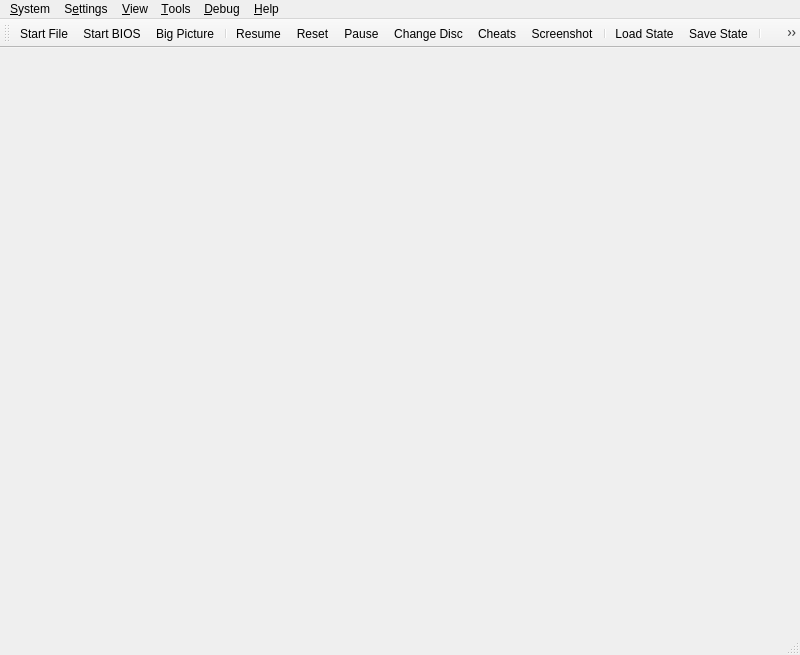
<?xml version="1.0" encoding="UTF-8"?>
<ui version="4.0">
 <class>MainWindow</class>
 <widget class="QMainWindow" name="MainWindow">
  <property name="geometry">
   <rect>
    <x>0</x>
    <y>0</y>
    <width>800</width>
    <height>655</height>
   </rect>
  </property>
  <property name="acceptDrops">
   <bool>true</bool>
  </property>
  <property name="windowTitle">
   <string>LibreStation</string>
  </property>
  <property name="windowIcon">
   <iconset resource="resources/librestation-qt.qrc">
    <normaloff>:/icons/duck.png</normaloff>:/icons/duck.png</iconset>
  </property>
  <property name="unifiedTitleAndToolBarOnMac">
   <bool>true</bool>
  </property>
  <widget class="QStackedWidget" name="mainContainer"/>
  <widget class="QMenuBar" name="menuBar">
   <property name="geometry">
    <rect>
     <x>0</x>
     <y>0</y>
     <width>800</width>
     <height>33</height>
    </rect>
   </property>
   <widget class="QMenu" name="menuSystem">
    <property name="title">
     <string>&amp;System</string>
    </property>
    <widget class="QMenu" name="menuChangeDisc">
     <property name="title">
      <string>Change Disc</string>
     </property>
     <property name="icon">
      <iconset theme="disc-line"/>
     </property>
     <actiongroup name="actionGroupChangeDiscSubImages"/>
     <addaction name="actionChangeDiscFromFile"/>
     <addaction name="actionChangeDiscFromDevice"/>
     <addaction name="actionChangeDiscFromGameList"/>
     <addaction name="actionRemoveDisc"/>
     <addaction name="separator"/>
    </widget>
    <widget class="QMenu" name="menuCheats">
     <property name="title">
      <string>Cheats</string>
     </property>
     <property name="icon">
      <iconset theme="cheats-line"/>
     </property>
    </widget>
    <widget class="QMenu" name="menuLoadState">
     <property name="title">
      <string>Load State</string>
     </property>
     <property name="icon">
      <iconset theme="folder-open-line"/>
     </property>
    </widget>
    <widget class="QMenu" name="menuSaveState">
     <property name="title">
      <string>Save State</string>
     </property>
     <property name="icon">
      <iconset theme="save-3-line"/>
     </property>
    </widget>
    <addaction name="actionStartFile"/>
    <addaction name="actionStartDisc"/>
    <addaction name="actionStartBios"/>
    <addaction name="actionStartFullscreenUI"/>
    <addaction name="actionResumeLastState"/>
    <addaction name="separator"/>
    <addaction name="actionPowerOff"/>
    <addaction name="actionPowerOffWithoutSaving"/>
    <addaction name="actionReset"/>
    <addaction name="actionPause"/>
    <addaction name="menuChangeDisc"/>
    <addaction name="separator"/>
    <addaction name="actionCheats"/>
    <addaction name="menuCheats"/>
    <addaction name="actionScreenshot"/>
    <addaction name="separator"/>
    <addaction name="menuLoadState"/>
    <addaction name="menuSaveState"/>
    <addaction name="separator"/>
    <addaction name="actionExit"/>
   </widget>
   <widget class="QMenu" name="menuSettings">
    <property name="title">
     <string>S&amp;ettings</string>
    </property>
    <addaction name="actionViewGameProperties"/>
    <addaction name="separator"/>
    <addaction name="actionInterfaceSettings"/>
    <addaction name="actionGameListSettings"/>
    <addaction name="actionBIOSSettings"/>
    <addaction name="actionConsoleSettings"/>
    <addaction name="actionEmulationSettings"/>
    <addaction name="actionMemoryCardSettings"/>
    <addaction name="actionGraphicsSettings"/>
    <addaction name="actionPostProcessingSettings"/>
    <addaction name="actionAudioSettings"/>
    <addaction name="actionAchievementSettings"/>
    <addaction name="actionFolderSettings"/>
    <addaction name="actionAdvancedSettings"/>
    <addaction name="separator"/>
    <addaction name="actionControllerSettings"/>
    <addaction name="actionHotkeySettings"/>
    <addaction name="separator"/>
    <addaction name="actionAddGameDirectory"/>
    <addaction name="actionScanForNewGames"/>
    <addaction name="actionRescanAllGames"/>
   </widget>
   <widget class="QMenu" name="menuHelp">
    <property name="title">
     <string>&amp;Help</string>
    </property>
    <addaction name="actionViewThirdPartyNotices"/>
    <addaction name="actionAboutQt"/>
    <addaction name="actionAbout"/>
   </widget>
   <widget class="QMenu" name="menuDebug">
    <property name="title">
     <string>&amp;Debug</string>
    </property>
    <widget class="QMenu" name="menuRenderer">
     <property name="title">
      <string>Switch GPU Renderer</string>
     </property>
    </widget>
    <widget class="QMenu" name="menuCPUExecutionMode">
     <property name="title">
      <string>Switch CPU Emulation Mode</string>
     </property>
    </widget>
    <widget class="QMenu" name="menuCropMode">
     <property name="title">
      <string>Switch Crop Mode</string>
     </property>
    </widget>
    <addaction name="menuCPUExecutionMode"/>
    <addaction name="menuRenderer"/>
    <addaction name="menuCropMode"/>
    <addaction name="actionDisableAllEnhancements"/>
    <addaction name="separator"/>
    <addaction name="actionCPUDebugger"/>
    <addaction name="actionEnableGDBServer"/>
    <addaction name="separator"/>
    <addaction name="actionDumpRAM"/>
    <addaction name="actionDumpVRAM"/>
    <addaction name="actionDumpSPURAM"/>
    <addaction name="separator"/>
    <addaction name="actionDebugDumpCPUtoVRAMCopies"/>
    <addaction name="actionDebugDumpVRAMtoCPUCopies"/>
    <addaction name="separator"/>
    <addaction name="actionDebugShowVRAM"/>
    <addaction name="actionDebugShowGPUState"/>
    <addaction name="actionDebugShowCDROMState"/>
    <addaction name="actionDebugShowSPUState"/>
    <addaction name="actionDebugShowTimersState"/>
    <addaction name="actionDebugShowMDECState"/>
    <addaction name="actionDebugShowDMAState"/>
   </widget>
   <widget class="QMenu" name="menu_View">
    <property name="title">
     <string>&amp;View</string>
    </property>
    <widget class="QMenu" name="menuWindowSize">
     <property name="title">
      <string>&amp;Window Size</string>
     </property>
    </widget>
    <addaction name="actionViewToolbar"/>
    <addaction name="actionViewLockToolbar"/>
    <addaction name="actionViewStatusBar"/>
    <addaction name="separator"/>
    <addaction name="actionViewGameList"/>
    <addaction name="actionViewGameGrid"/>
    <addaction name="actionViewSystemDisplay"/>
    <addaction name="separator"/>
    <addaction name="actionFullscreen"/>
    <addaction name="menuWindowSize"/>
    <addaction name="separator"/>
    <addaction name="actionMergeDiscSets"/>
    <addaction name="actionShowGameIcons"/>
    <addaction name="actionGridViewShowTitles"/>
    <addaction name="actionGridViewZoomIn"/>
    <addaction name="actionGridViewZoomOut"/>
    <addaction name="actionGridViewRefreshCovers"/>
   </widget>
   <widget class="QMenu" name="menu_Tools">
    <property name="title">
     <string>&amp;Tools</string>
    </property>
    <addaction name="actionMemoryCardEditor"/>
    <addaction name="actionCoverDownloader"/>
    <addaction name="separator"/>
    <addaction name="actionMemoryScanner"/>
    <addaction name="separator"/>
    <addaction name="actionMediaCapture"/>
    <addaction name="separator"/>
    <addaction name="actionOpenDataDirectory"/>
   </widget>
   <addaction name="menuSystem"/>
   <addaction name="menuSettings"/>
   <addaction name="menu_View"/>
   <addaction name="menu_Tools"/>
   <addaction name="menuDebug"/>
   <addaction name="menuHelp"/>
  </widget>
  <widget class="QToolBar" name="toolBar">
   <property name="windowTitle">
    <string>toolBar</string>
   </property>
   <property name="iconSize">
    <size>
     <width>32</width>
     <height>32</height>
    </size>
   </property>
   <property name="toolButtonStyle">
    <enum>Qt::ToolButtonStyle::ToolButtonTextUnderIcon</enum>
   </property>
   <attribute name="toolBarArea">
    <enum>TopToolBarArea</enum>
   </attribute>
   <attribute name="toolBarBreak">
    <bool>false</bool>
   </attribute>
   <addaction name="actionStartFile"/>
   <addaction name="actionStartBios"/>
   <addaction name="actionStartFullscreenUI2"/>
   <addaction name="separator"/>
   <addaction name="actionResumeLastState"/>
   <addaction name="actionReset"/>
   <addaction name="actionPause"/>
   <addaction name="actionChangeDisc"/>
   <addaction name="actionCheatsToolbar"/>
   <addaction name="actionScreenshot"/>
   <addaction name="separator"/>
   <addaction name="actionLoadState"/>
   <addaction name="actionSaveState"/>
   <addaction name="separator"/>
   <addaction name="actionFullscreen"/>
   <addaction name="actionSettings2"/>
   <addaction name="actionControllerSettings"/>
  </widget>
  <widget class="QStatusBar" name="statusBar"/>
  <action name="actionStartFile">
   <property name="icon">
    <iconset theme="file-line"/>
   </property>
   <property name="text">
    <string>Start &amp;File...</string>
   </property>
  </action>
  <action name="actionStartDisc">
   <property name="icon">
    <iconset theme="disc-line"/>
   </property>
   <property name="text">
    <string>Start &amp;Disc...</string>
   </property>
  </action>
  <action name="actionStartBios">
   <property name="icon">
    <iconset theme="chip-line"/>
   </property>
   <property name="text">
    <string>Start &amp;BIOS</string>
   </property>
  </action>
  <action name="actionScanForNewGames">
   <property name="icon">
    <iconset theme="file-search-line"/>
   </property>
   <property name="text">
    <string>&amp;Scan For New Games</string>
   </property>
  </action>
  <action name="actionRescanAllGames">
   <property name="icon">
    <iconset theme="refresh-line"/>
   </property>
   <property name="text">
    <string>&amp;Rescan All Games</string>
   </property>
  </action>
  <action name="actionPowerOff">
   <property name="icon">
    <iconset theme="shut-down-line"/>
   </property>
   <property name="text">
    <string>Power &amp;Off</string>
   </property>
  </action>
  <action name="actionReset">
   <property name="icon">
    <iconset theme="restart-line"/>
   </property>
   <property name="text">
    <string>&amp;Reset</string>
   </property>
  </action>
  <action name="actionPause">
   <property name="checkable">
    <bool>true</bool>
   </property>
   <property name="icon">
    <iconset theme="pause-line"/>
   </property>
   <property name="text">
    <string>&amp;Pause</string>
   </property>
  </action>
  <action name="actionLoadState">
   <property name="icon">
    <iconset theme="folder-open-line"/>
   </property>
   <property name="text">
    <string>&amp;Load State</string>
   </property>
  </action>
  <action name="actionSaveState">
   <property name="icon">
    <iconset theme="save-3-line"/>
   </property>
   <property name="text">
    <string>&amp;Save State</string>
   </property>
  </action>
  <action name="actionExit">
   <property name="icon">
    <iconset theme="door-open-line"/>
   </property>
   <property name="text">
    <string>E&amp;xit</string>
   </property>
  </action>
  <action name="actionBIOSSettings">
   <property name="icon">
    <iconset theme="chip-line"/>
   </property>
   <property name="text">
    <string>B&amp;IOS</string>
   </property>
  </action>
  <action name="actionConsoleSettings">
   <property name="icon">
    <iconset theme="chip-2-line"/>
   </property>
   <property name="text">
    <string>C&amp;onsole</string>
   </property>
  </action>
  <action name="actionEmulationSettings">
   <property name="icon">
    <iconset theme="emulation-line"/>
   </property>
   <property name="text">
    <string>E&amp;mulation</string>
   </property>
  </action>
  <action name="actionControllerSettings">
   <property name="icon">
    <iconset theme="controller-digital-line"/>
   </property>
   <property name="text">
    <string>&amp;Controllers</string>
   </property>
  </action>
  <action name="actionHotkeySettings">
   <property name="icon">
    <iconset theme="keyboard-line"/>
   </property>
   <property name="text">
    <string>&amp;Hotkeys</string>
   </property>
  </action>
  <action name="actionGraphicsSettings">
   <property name="icon">
    <iconset theme="image-fill"/>
   </property>
   <property name="text">
    <string>&amp;Graphics</string>
   </property>
  </action>
  <action name="actionPostProcessingSettings">
   <property name="icon">
    <iconset theme="sun-fill"/>
   </property>
   <property name="text">
    <string>&amp;Post-Processing</string>
   </property>
  </action>
  <action name="actionFullscreen">
   <property name="icon">
    <iconset theme="fullscreen-line"/>
   </property>
   <property name="text">
    <string>Fullscreen</string>
   </property>
  </action>
  <action name="actionResolution_Scale">
   <property name="text">
    <string>Resolution Scale</string>
   </property>
  </action>
  <action name="actionViewThirdPartyNotices">
   <property name="text">
    <string>View Third-Party Notices...</string>
   </property>
  </action>
  <action name="actionAboutQt">
   <property name="icon">
    <iconset resource="resources/librestation-qt.qrc">
     <normaloff>:/icons/QT.png</normaloff>:/icons/QT.png</iconset>
   </property>
   <property name="text">
    <string>About &amp;Qt...</string>
   </property>
  </action>
  <action name="actionAbout">
   <property name="icon">
    <iconset resource="resources/librestation-qt.qrc">
     <normaloff>:/icons/duck_64.png</normaloff>:/icons/duck_64.png</iconset>
   </property>
   <property name="text">
    <string>&amp;About LibreStation...</string>
   </property>
  </action>
  <action name="actionChangeDisc">
   <property name="icon">
    <iconset theme="disc-line"/>
   </property>
   <property name="text">
    <string>Change Disc...</string>
   </property>
  </action>
  <action name="actionCheats">
   <property name="icon">
    <iconset theme="cheats-line"/>
   </property>
   <property name="text">
    <string>Cheats...</string>
   </property>
  </action>
  <action name="actionCheatsToolbar">
   <property name="icon">
    <iconset theme="cheats-line"/>
   </property>
   <property name="text">
    <string>Cheats</string>
   </property>
  </action>
  <action name="actionAudioSettings">
   <property name="icon">
    <iconset theme="volume-up-line"/>
   </property>
   <property name="text">
    <string>Audio</string>
   </property>
  </action>
  <action name="actionAchievementSettings">
   <property name="icon">
    <iconset theme="trophy-line"/>
   </property>
   <property name="text">
    <string>Achievements</string>
   </property>
  </action>
  <action name="actionFolderSettings">
   <property name="icon">
    <iconset theme="folder-open-line"/>
   </property>
   <property name="text">
    <string>Folders</string>
   </property>
  </action>
  <action name="actionGameListSettings">
   <property name="icon">
    <iconset theme="folder-open-line"/>
   </property>
   <property name="text">
    <string>Game List</string>
   </property>
  </action>
  <action name="actionInterfaceSettings">
   <property name="icon">
    <iconset theme="settings-3-line"/>
   </property>
   <property name="text">
    <string>&amp;Interface</string>
   </property>
  </action>
  <action name="actionAdvancedSettings">
   <property name="icon">
    <iconset theme="alert-line"/>
   </property>
   <property name="text">
    <string>Advanced</string>
   </property>
  </action>
  <action name="actionAddGameDirectory">
   <property name="icon">
    <iconset theme="folder-add-line"/>
   </property>
   <property name="text">
    <string>Add Game Directory...</string>
   </property>
  </action>
  <action name="actionSettings">
   <property name="icon">
    <iconset theme="settings-3-line"/>
   </property>
   <property name="text">
    <string>&amp;Settings</string>
   </property>
   <property name="menuRole">
    <enum>QAction::MenuRole::PreferencesRole</enum>
   </property>
  </action>
  <action name="actionSettings2">
   <property name="icon">
    <iconset theme="settings-3-line"/>
   </property>
   <property name="text">
    <string>&amp;Settings</string>
   </property>
   <property name="menuRole">
    <enum>QAction::MenuRole::PreferencesRole</enum>
   </property>
  </action>
  <action name="actionChangeDiscFromFile">
   <property name="text">
    <string>From File...</string>
   </property>
  </action>
  <action name="actionChangeDiscFromDevice">
   <property name="text">
    <string>From Device...</string>
   </property>
  </action>
  <action name="actionChangeDiscFromGameList">
   <property name="text">
    <string>From Game List...</string>
   </property>
  </action>
  <action name="actionRemoveDisc">
   <property name="text">
    <string>Remove Disc</string>
   </property>
  </action>
  <action name="actionResume_State">
   <property name="text">
    <string>Resume State</string>
   </property>
  </action>
  <action name="actionGlobal_State">
   <property name="text">
    <string>Global State</string>
   </property>
  </action>
  <action name="actionDebugShowVRAM">
   <property name="checkable">
    <bool>true</bool>
   </property>
   <property name="text">
    <string>Show VRAM</string>
   </property>
  </action>
  <action name="actionDebugDumpCPUtoVRAMCopies">
   <property name="checkable">
    <bool>true</bool>
   </property>
   <property name="text">
    <string>Dump CPU to VRAM Copies</string>
   </property>
  </action>
  <action name="actionDebugDumpVRAMtoCPUCopies">
   <property name="checkable">
    <bool>true</bool>
   </property>
   <property name="text">
    <string>Dump VRAM to CPU Copies</string>
   </property>
  </action>
  <action name="actionDisableAllEnhancements">
   <property name="checkable">
    <bool>true</bool>
   </property>
   <property name="text">
    <string>Disable All Enhancements</string>
   </property>
  </action>
  <action name="actionDumpRAM">
   <property name="text">
    <string>Dump RAM...</string>
   </property>
  </action>
  <action name="actionDumpVRAM">
   <property name="text">
    <string>Dump VRAM...</string>
   </property>
  </action>
  <action name="actionDumpSPURAM">
   <property name="text">
    <string>Dump SPU RAM...</string>
   </property>
  </action>
  <action name="actionDebugShowGPUState">
   <property name="checkable">
    <bool>true</bool>
   </property>
   <property name="text">
    <string>Show GPU State</string>
   </property>
  </action>
  <action name="actionDebugShowCDROMState">
   <property name="checkable">
    <bool>true</bool>
   </property>
   <property name="text">
    <string>Show CD-ROM State</string>
   </property>
  </action>
  <action name="actionDebugShowSPUState">
   <property name="checkable">
    <bool>true</bool>
   </property>
   <property name="text">
    <string>Show SPU State</string>
   </property>
  </action>
  <action name="actionDebugShowTimersState">
   <property name="checkable">
    <bool>true</bool>
   </property>
   <property name="text">
    <string>Show Timers State</string>
   </property>
  </action>
  <action name="actionDebugShowMDECState">
   <property name="checkable">
    <bool>true</bool>
   </property>
   <property name="text">
    <string>Show MDEC State</string>
   </property>
  </action>
  <action name="actionDebugShowDMAState">
   <property name="checkable">
    <bool>true</bool>
   </property>
   <property name="text">
    <string>Show DMA State</string>
   </property>
  </action>
  <action name="actionScreenshot">
   <property name="icon">
    <iconset theme="screenshot-2-line"/>
   </property>
   <property name="text">
    <string>&amp;Screenshot</string>
   </property>
  </action>
  <action name="actionMemoryCardSettings">
   <property name="icon">
    <iconset theme="memcard-line"/>
   </property>
   <property name="text">
    <string>&amp;Memory Cards</string>
   </property>
  </action>
  <action name="actionResumeLastState">
   <property name="icon">
    <iconset theme="play-circle-line"/>
   </property>
   <property name="text">
    <string>Resume</string>
   </property>
   <property name="toolTip">
    <string>Resumes the last save state created.</string>
   </property>
  </action>
  <action name="actionViewToolbar">
   <property name="checkable">
    <bool>true</bool>
   </property>
   <property name="checked">
    <bool>true</bool>
   </property>
   <property name="text">
    <string>&amp;Toolbar</string>
   </property>
  </action>
  <action name="actionViewLockToolbar">
   <property name="checkable">
    <bool>true</bool>
   </property>
   <property name="checked">
    <bool>false</bool>
   </property>
   <property name="text">
    <string>Lock Toolbar</string>
   </property>
  </action>
  <action name="actionViewStatusBar">
   <property name="checkable">
    <bool>true</bool>
   </property>
   <property name="checked">
    <bool>true</bool>
   </property>
   <property name="text">
    <string>&amp;Status Bar</string>
   </property>
  </action>
  <action name="actionViewGameList">
   <property name="icon">
    <iconset theme="list-check"/>
   </property>
   <property name="text">
    <string>Game &amp;List</string>
   </property>
  </action>
  <action name="actionViewSystemDisplay">
   <property name="enabled">
    <bool>false</bool>
   </property>
   <property name="text">
    <string>System &amp;Display</string>
   </property>
  </action>
  <action name="actionViewGameProperties">
   <property name="enabled">
    <bool>false</bool>
   </property>
   <property name="icon">
    <iconset theme="file-settings-line"/>
   </property>
   <property name="text">
    <string>Game &amp;Properties</string>
   </property>
  </action>
  <action name="actionMemoryCardEditor">
   <property name="text">
    <string>Memory &amp;Card Editor</string>
   </property>
  </action>
  <action name="actionCPUDebugger">
   <property name="text">
    <string>CPU D&amp;ebugger</string>
   </property>
  </action>
  <action name="actionEnableGDBServer">
   <property name="checkable">
    <bool>true</bool>
   </property>
   <property name="text">
    <string>Enable GDB Server</string>
   </property>
  </action>
  <action name="actionViewGameGrid">
   <property name="icon">
    <iconset theme="function-line"/>
   </property>
   <property name="text">
    <string>Game &amp;Grid</string>
   </property>
  </action>
  <action name="actionMergeDiscSets">
   <property name="checkable">
    <bool>true</bool>
   </property>
   <property name="checked">
    <bool>true</bool>
   </property>
   <property name="text">
    <string>Merge Multi-Disc Games</string>
   </property>
  </action>
  <action name="actionGridViewShowTitles">
   <property name="checkable">
    <bool>true</bool>
   </property>
   <property name="checked">
    <bool>true</bool>
   </property>
   <property name="text">
    <string>Show Titles (Grid View)</string>
   </property>
  </action>
  <action name="actionGridViewZoomIn">
   <property name="text">
    <string>Zoom &amp;In (Grid View)</string>
   </property>
   <property name="shortcut">
    <string>Ctrl++</string>
   </property>
  </action>
  <action name="actionGridViewZoomOut">
   <property name="text">
    <string>Zoom &amp;Out (Grid View)</string>
   </property>
   <property name="shortcut">
    <string>Ctrl+-</string>
   </property>
  </action>
  <action name="actionGridViewRefreshCovers">
   <property name="text">
    <string>Refresh &amp;Covers (Grid View)</string>
   </property>
  </action>
  <action name="actionOpen_Memory_Card_Directory">
   <property name="text">
    <string>Open Memory Card Directory...</string>
   </property>
  </action>
  <action name="actionOpenDataDirectory">
   <property name="text">
    <string>Open Data Directory...</string>
   </property>
  </action>
  <action name="actionPowerOffWithoutSaving">
   <property name="icon">
    <iconset theme="close-line"/>
   </property>
   <property name="text">
    <string>Power Off &amp;Without Saving</string>
   </property>
  </action>
  <action name="actionStartFullscreenUI">
   <property name="icon">
    <iconset theme="tv-2-line"/>
   </property>
   <property name="text">
    <string>Start Big Picture Mode</string>
   </property>
  </action>
  <action name="actionStartFullscreenUI2">
   <property name="icon">
    <iconset theme="tv-2-line"/>
   </property>
   <property name="text">
    <string>Big Picture</string>
   </property>
  </action>
  <action name="actionCoverDownloader">
   <property name="text">
    <string>Cover Downloader</string>
   </property>
  </action>
  <action name="actionMemoryScanner">
   <property name="text">
    <string>Memory &amp;Scanner</string>
   </property>
  </action>
  <action name="actionShowGameIcons">
   <property name="checkable">
    <bool>true</bool>
   </property>
   <property name="checked">
    <bool>true</bool>
   </property>
   <property name="text">
    <string>Show Game Icons (List View)</string>
   </property>
  </action>
  <action name="actionMediaCapture">
   <property name="checkable">
    <bool>true</bool>
   </property>
   <property name="text">
    <string>Media Ca&amp;pture</string>
   </property>
  </action>
 </widget>
 <resources>
  <include location="resources/librestation-qt.qrc"/>
 </resources>
 <connections/>
</ui>
